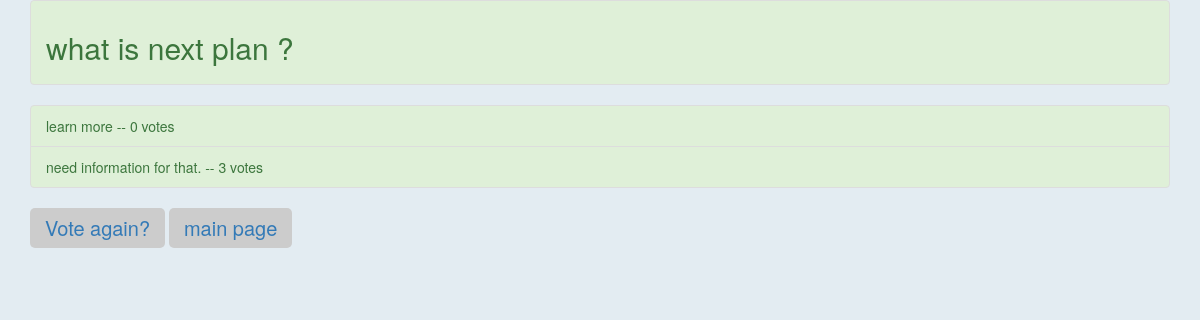
Screenshot of /polls/5/results/ with the database file from the repository.
### polls/models.py (models this page shows, shortened)
class Question(models.Model):
    question_text = models.CharField(max_length=200)
    pub_date = models.DateTimeField('date published')

class Choice(models.Model):
    question = models.ForeignKey(Question, on_delete=models.CASCADE)
    choice_text = models.CharField(max_length=200)
    votes = models.IntegerField(default=0)

### polls/views.py (the view)
# urls.py: path('<int:question_id>/results/', views.results, name='results'),
def results(request, question_id):
    question = get_object_or_404(Question, pk=question_id)
    return render(request, 'polls/results.html', {'question': question})

### polls/templates/polls/results.html (shortened to what this page needs)
<!DOCTYPE html>
<html lang="en">
<head>
  <link rel="stylesheet" href="https://maxcdn.bootstrapcdn.com/bootstrap/3.3.7/css/bootstrap.min.css">
</head>
<body>
  <div class="container">
    <ul class="list-group">
      <li class="list-group-item list-group-item-success">
        <h2>{{ question.question_text }}</h2>
      </li>
      </ul>
      <ul class="list-group">
      {% for choice in question.choice_set.all %}
          <li class="list-group-item list-group-item-success">{{ choice.choice_text }} -- {{ choice.votes }} vote{{ choice.votes|pluralize }}</li>
      {% endfor %}
      </ul>
      <button class = 'but' type="button" name="button"><a  href="{% url 'polls:detail' question.id %}">Vote again?</a></button>
      <button class = 'but' type="button" name="button"><a href="\polls\">main page</a></button>
    </div>
</body
</html>

### polls/templates/polls/results.html (style rules this page uses)
body { background-color:#e3ecf2; }
.but { padding:5px 15px; background:#ccc; border:0 none; cursor:pointer; -webkit-border-radius: 5px; border-radius: 5px; height: 40px; font-size: 20px; text-decoration: none; }

### rows the page displays
Question: question_text "what is next plan ?"
Choice: choice_text "learn more", votes "0"
Choice: choice_text "need information for that.", votes "3"
